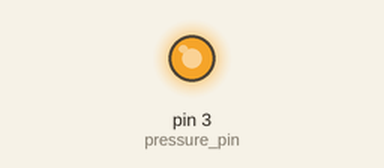
A sketch run on a simulated Arduino Uno, built with avr-gcc and run on an emulated ATmega328P. Parts: output pins drawn as LEDs (lit = HIGH). What the sketch prints to the serial monitor is not drawn.

Above: at 0.1 s.
Timing chart, 0 to 1.6 s (numbered marks = the images above):
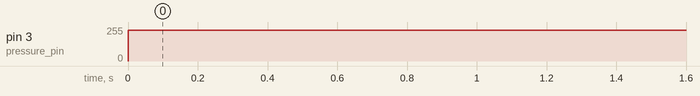

Measured:
- by itself, pin 3 (pressure_pin): 0/255 → 232/255 at 0.00 s

The sketch:

Vac_pump_pressure.ino
```cpp
#define pressure_pin 3

//int Pressure_pin = 3;

int Vp;
void setup() {
  pinMode(pressure_pin, OUTPUT);
  Serial.begin(9600);
}

void loop() {
//  Vp = analogRead(Pressure_pin);
  Serial.print("New value");
  analogWrite(pressure_pin, 1000);
//  Serial.print("Pressure Voltage: ");
//  Serial.print(Vp);
//  Serial.print("\n");
  delay(5000);
}
```
